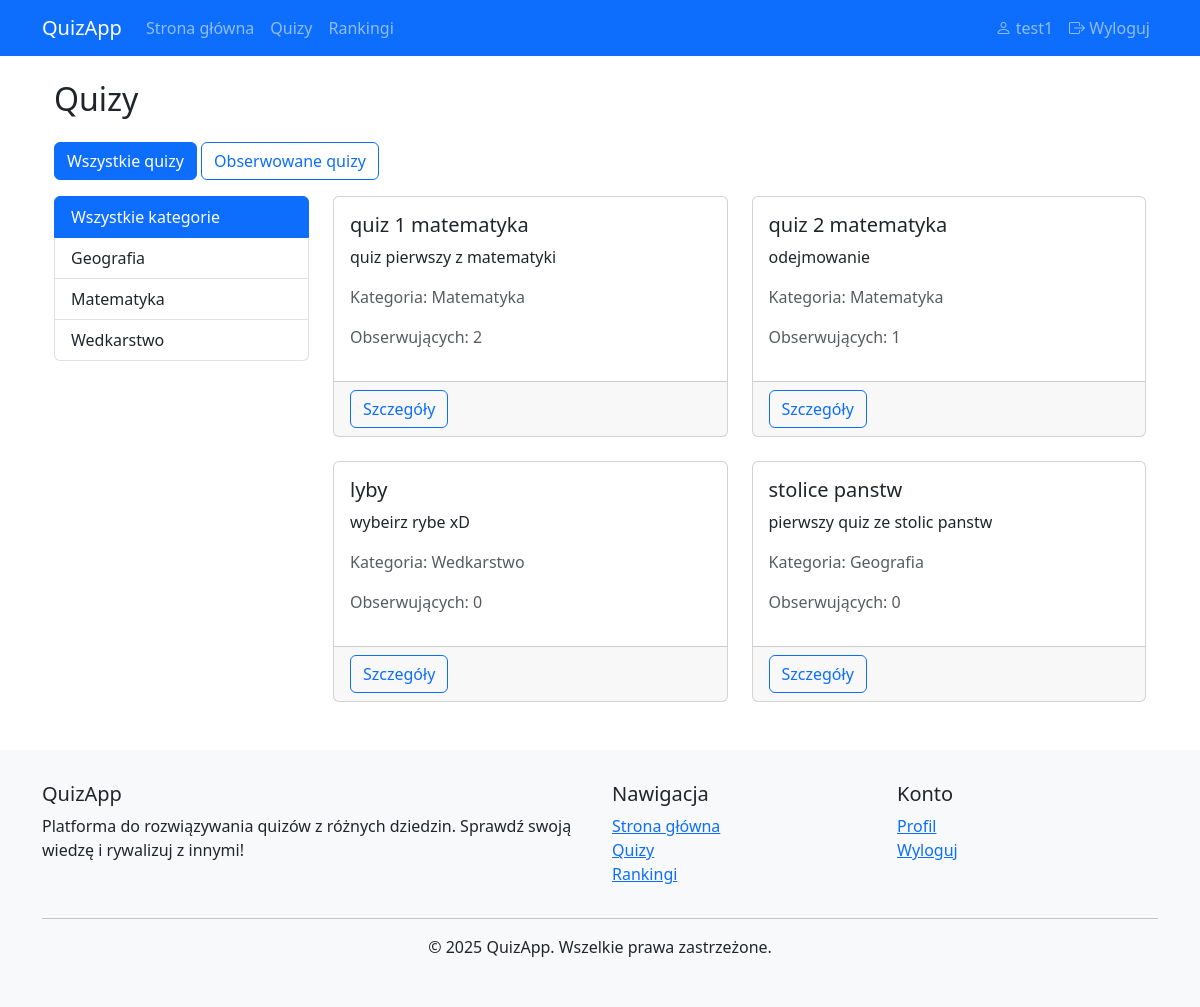
Page /quizzes (signed in) on the committed database.
### app.py (models this page shows)
class User(UserMixin, db.Model):
    id = db.Column(db.Integer, primary_key=True)
    username = db.Column(db.String(100), unique=True, nullable=False)
    password = db.Column(db.String(200), nullable=False)
    role = db.Column(db.String(20), default='user')
    date_created = db.Column(db.DateTime, default=datetime.utcnow)
    quiz_attempts = db.relationship('QuizAttempt', backref='user', lazy=True)
    comments = db.relationship('Comment', backref='user', lazy=True)
    followed_quizzes = db.relationship(
        'Quiz',
        secondary='quiz_followers',
        backref=db.backref('followers', lazy='dynamic'),
        lazy='dynamic'
    )

class Category(db.Model):
    id = db.Column(db.Integer, primary_key=True)
    name = db.Column(db.String(100), unique=True, nullable=False)
    description = db.Column(db.Text)
    quizzes = db.relationship('Quiz', backref='category', lazy=True)

class Quiz(db.Model):
    id = db.Column(db.Integer, primary_key=True)
    title = db.Column(db.String(200), nullable=False)
    description = db.Column(db.Text)
    category_id = db.Column(db.Integer, db.ForeignKey('category.id'), nullable=False)
    questions = db.relationship('Question', backref='quiz', lazy=True)
    comments = db.relationship('Comment', backref='quiz', lazy=True)

### app.py (the view)
@app.route('/quizzes')
@login_required
def browse_quizzes():
    categories = Category.query.all()
    category_id = request.args.get('category_id', type=int)
    show_followed = request.args.get('followed', type=bool, default=False)
    if show_followed:
        quizzes = current_user.followed_quizzes.all()
    else:
        if category_id:
            quizzes = Quiz.query.filter_by(category_id=category_id).all()
        else:
            quizzes = Quiz.query.all()
    return render_template('user/quizzes.html',
                           categories=categories,
                           quizzes=quizzes,
                           selected_category=category_id,
                           show_followed=show_followed)

### app.py (called while the page is built)
@login_manager.user_loader
def load_user(user_id):
    return User.query.get(int(user_id))

### templates/user/quizzes.html (shortened to what this page needs)
{% extends "base.html" %}
{% block content %}
<div class="container">
    <h2 class="my-4">Quizy</h2>
    <div class="mb-3">
        <a href="{{ url_for('browse_quizzes') }}"
           class="btn btn-outline-primary {% if not show_followed %}active{% endif %}">
            Wszystkie quizy
        </a>
        <a href="{{ url_for('browse_quizzes', followed=true) }}"
           class="btn btn-outline-primary {% if show_followed %}active{% endif %}">
            Obserwowane quizy
        </a>
    </div>
    <div class="row">
        <div class="col-md-3">
            <div class="list-group">
                <a href="{{ url_for('browse_quizzes', followed=show_followed) }}"
                   class="list-group-item list-group-item-action {% if not selected_category %}active{% endif %}">
                    Wszystkie kategorie
                </a>
                {% for category in categories %}
                <a href="{{ url_for('browse_quizzes', category_id=category.id, followed=show_followed) }}"
                   class="list-group-item list-group-item-action {% if selected_category == category.id %}active{% endif %}">
                    {{ category.name }}
                </a>
                {% endfor %}
            </div>
        </div>
        <div class="col-md-9">
            <div class="row row-cols-1 row-cols-md-2 g-4">
                {% for quiz in quizzes %}
                <div class="col">
                    <div class="card h-100">
                        <div class="card-body">
                            <h5 class="card-title">{{ quiz.title }}</h5>
                            <p class="card-text">{{ quiz.description|truncate(100) }}</p>
                            <p class="text-muted">Kategoria: {{ quiz.category.name }}</p>
                            <p class="text-muted">Obserwujących: {{ quiz.followers.count() }}</p>
                        </div>
                        <div class="card-footer">
                            <a href="{{ url_for('quiz_detail', quiz_id=quiz.id) }}" class="btn btn-outline-primary">Szczegóły</a>
                        </div>
                    </div>
                </div>
                {% endfor %}
            </div>
        </div>
    </div>
</div>
{% endblock %}

### templates/base.html (shortened to what this page needs)
<!DOCTYPE html>
<html lang="pl">
<head>
    <link href="https://cdn.jsdelivr.net/npm/bootstrap@5.3.0/dist/css/bootstrap.min.css" rel="stylesheet">
    <link rel="stylesheet" href="https://cdn.jsdelivr.net/npm/bootstrap-icons@1.10.0/font/bootstrap-icons.css">
</head>
<body>
    <nav class="navbar navbar-expand-lg navbar-dark bg-primary">
        <div class="container">
            <a class="navbar-brand" href="{{ url_for('home') }}">QuizApp</a>
            <div class="collapse navbar-collapse" id="navbarNav">
                <ul class="navbar-nav me-auto">
                    <li class="nav-item">
                        <a class="nav-link" href="{{ url_for('home') }}">Strona główna</a>
                    </li>
                    <li class="nav-item">
                        <a class="nav-link" href="{{ url_for('browse_quizzes') }}">Quizy</a>
                    </li>
                    <li class="nav-item">
                        <a class="nav-link" href="{{ url_for('rankings') }}">Rankingi</a>
                    </li>
                </ul>
                <ul class="navbar-nav">
                    {% if current_user.is_authenticated %}
                        <li class="nav-item">
                            <a class="nav-link" href="{{ url_for('user_profile') }}">
                                <i class="bi bi-person"></i> {{ current_user.username }}
                            </a>
                        </li>
                        <li class="nav-item">
                            <a class="nav-link" href="{{ url_for('logout') }}">
                                <i class="bi bi-box-arrow-right"></i> Wyloguj
                            </a>
                        </li>
                    {% endif %}
                </ul>
            </div>
        </div>
    </nav>
    <div class="container mt-4">
        {% block content %}{% endblock %}
    </div>
    <footer class="mt-5">
        <div class="container">
            <div class="row">
                <div class="col-md-6">
                    <h5>QuizApp</h5>
                    <p>Platforma do rozwiązywania quizów z różnych dziedzin. Sprawdź swoją wiedzę i rywalizuj z innymi!</p>
                </div>
                <div class="col-md-3">
                    <h5>Nawigacja</h5>
                    <ul class="list-unstyled">
                        <li><a href="{{ url_for('home') }}">Strona główna</a></li>
                        <li><a href="{{ url_for('browse_quizzes') }}">Quizy</a></li>
                        <li><a href="{{ url_for('rankings') }}">Rankingi</a></li>
                    </ul>
                </div>
                <div class="col-md-3">
                    <h5>Konto</h5>
                    <ul class="list-unstyled">
                        {% if current_user.is_authenticated %}
                            <li><a href="{{ url_for('user_profile') }}">Profil</a></li>
                            <li><a href="{{ url_for('logout') }}">Wyloguj</a></li>
                        {% else %}
                            <li><a href="{{ url_for('login') }}">Zaloguj</a></li>
                            <li><a href="{{ url_for('register') }}">Rejestracja</a></li>
                        {% endif %}
                    </ul>
                </div>
            </div>
            <hr>
            <div class="text-center">
                <p>&copy; 2025 QuizApp. Wszelkie prawa zastrzeżone.</p>
            </div>
        </div>
    </footer>
</body>
</html>

### templates/base.html (style rules this page uses)
footer { background-color: #f8f9fa; padding: 2rem 0; margin-top: 2rem; }

### rows in the picture
User: username "test1"
Category: name "Geografia"
Category: name "Matematyka"
Category: name "Wedkarstwo"
Quiz: title "quiz 1 matematyka", description "quiz pierwszy z matematyki", category.name "Matematyka", followers.count "2"
Quiz: title "quiz 2 matematyka", description "odejmowanie", category.name "Matematyka", followers.count "1"
Quiz: title "lyby", description "wybeirz rybe xD", category.name "Wedkarstwo", followers.count "0"
Quiz: title "stolice panstw", description "pierwszy quiz ze stolic panstw", category.name "Geografia", followers.count "0"
